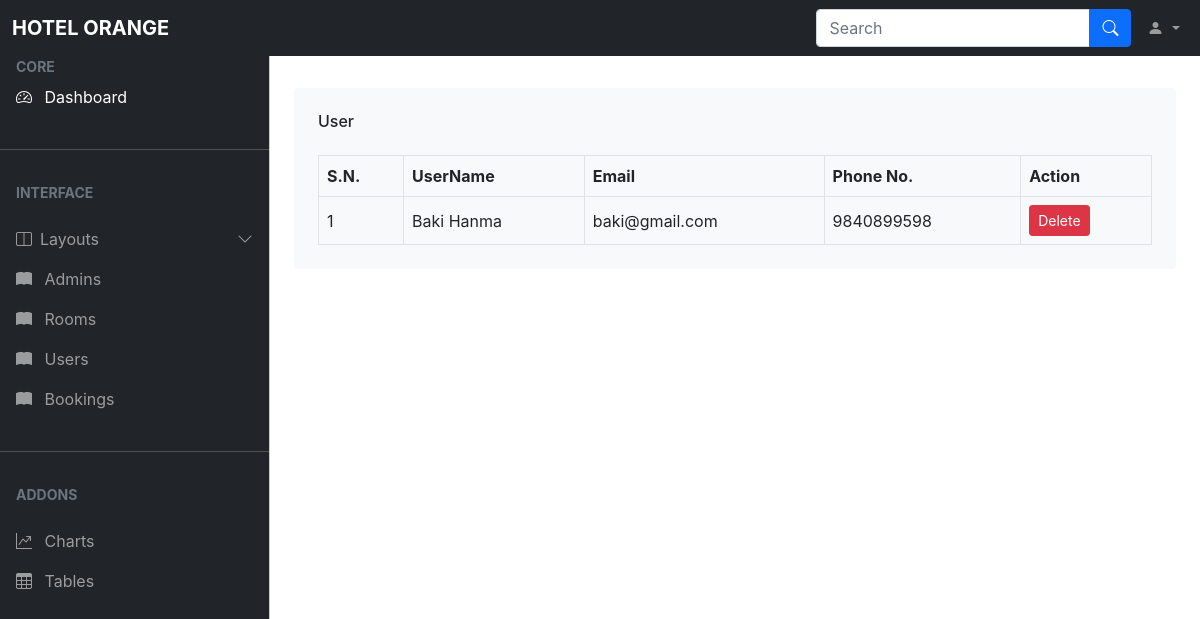
The page /admin/user.php on the database as committed earlier.
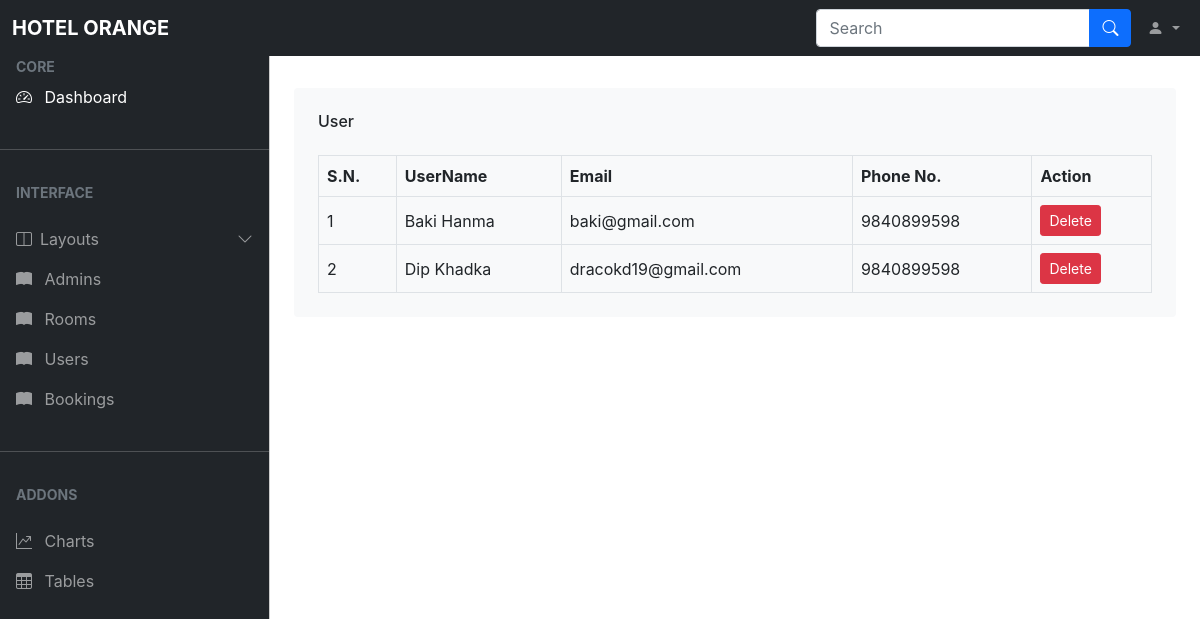
The same page on the database as committed later.
### tables this page shows
CREATE TABLE `users` (
  `user_id` int(11) NOT NULL,
  `username` varchar(80) NOT NULL,
  `password` varchar(255) NOT NULL,
  `email` varchar(100) NOT NULL,
  `phone` varchar(10) NOT NULL
);

### admin/user.php (the view, shortened to what this page needs)
<?php
    include('./ad_nav.php');
?>
</head>
<body>
<main class="mt-5 pt-3">
<div class="container-fluid pt-4 px-4">
    <div class="bg-light text-center rounded p-4">
        <div class="d-flex align-items-center justify-content-between mb-4">
            <h6 class="mb-0">User</h6>
        </div>
                    <div class="table-responsive">
                        <table class="table text-start align-middle table-bordered table-hover mb-0">
                            <thead>
                                <tr class="text-dark">
                                    <th scope="col">S.N.</th>
                                    <th scope="col">UserName</th>
                                    <th scope="col">Email</th>
                                    <th scope="col">Phone No.</th>
                                    <th scope="col">Action</th>
                                </tr>
                            </thead>
                            <tbody>
                            <?php
                                    $sql = "SELECT * FROM users";
                                    $res = mysqli_query($conn, $sql);
                                    if($res == TRUE){
                                        $count = mysqli_num_rows($res);
                                        $sn =1;
                                    if($count>0){
                                        while($rows=mysqli_fetch_assoc($res)){
                                          $user_id = $rows['user_id'];
                                          $username = $rows ['username'];
                                          $email = $rows['email'];
                                          $phone = $rows['phone'];
                                          ?>
                                          <tr>
                                          <td><?php echo $sn++ ?></td>
                                          <td><?php echo $username ?></td>
                                          <td><?php echo $email ?></td>
                                          <td><?php echo $phone ?></td>
                                          <td>
                                        <a class="btn btn-sm btn-danger" href="<?php echo siteurl;?>admin/delete_user.php?user_id=<?php echo $user_id;?>">Delete</a>
                                        </td>
                                        </tr>
                                          <?php
                                        }
                                      }
                                    }
                                  ?>
                            </tbody>
                        </table>
                    </div>
                </div>
            </div>
</main>
</body>

Rows that differ between the two databases and show on the page:
added users: username "Dip Khadka", email "dracokd19@gmail.com", phone "9840899598"
